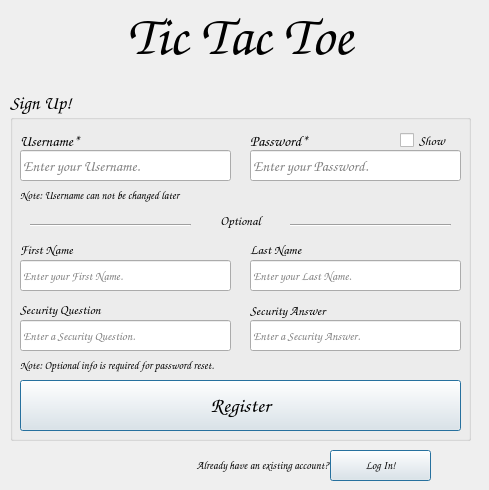
   <widget class="QWidget" name="page_2_signup">
    <widget class="QGroupBox" name="signupGroupBox">
     <property name="enabled">
      <bool>true</bool>
     </property>
     <property name="geometry">
      <rect>
       <x>10</x>
       <y>90</y>
       <width>461</width>
       <height>351</height>
      </rect>
     </property>
     <property name="font">
      <font>
       <family>Comic Sans MS</family>
       <pointsize>14</pointsize>
       <italic>false</italic>
       <bold>false</bold>
       <underline>false</underline>
       <strikeout>false</strikeout>
       <kerning>false</kerning>
      </font>
     </property>
     <property name="title">
      <string notr="true">Sign Up!</string>
     </property>
     <property name="checkable">
      <bool>false</bool>
     </property>
     <widget class="QLabel" name="signupUsernameLabel">
      <property name="enabled">
       <bool>true</bool>
      </property>
      <property name="geometry">
       <rect>
        <x>10</x>
        <y>40</y>
        <width>121</width>
        <height>21</height>
       </rect>
      </property>
      <property name="font">
       <font>
        <family>Comic Sans MS</family>
        <pointsize>11</pointsize>
        <italic>false</italic>
        <underline>false</underline>
        <strikeout>false</strikeout>
        <kerning>false</kerning>
        <fontweight>DemiBold</fontweight>
       </font>
      </property>
      <property name="text">
       <string>Username*</string>
      </property>
      <property name="alignment">
       <set>Qt::AlignLeading|Qt::AlignLeft|Qt::AlignVCenter</set>
      </property>
      <property name="wordWrap">
       <bool>false</bool>
      </property>
     </widget>
     <widget class="QLabel" name="signupPasswordLabel">
      <property name="enabled">
       <bool>true</bool>
      </property>
      <property name="geometry">
       <rect>
        <x>240</x>
        <y>40</y>
        <width>101</width>
        <height>21</height>
       </rect>
      </property>
      <property name="font">
       <font>
        <family>Comic Sans MS</family>
        <pointsize>11</pointsize>
        <italic>false</italic>
        <underline>false</underline>
        <strikeout>false</strikeout>
        <kerning>false</kerning>
        <fontweight>DemiBold</fontweight>
       </font>
      </property>
      <property name="text">
       <string>Password*</string>
      </property>
      <property name="alignment">
       <set>Qt::AlignLeading|Qt::AlignLeft|Qt::AlignVCenter</set>
      </property>
      <property name="wordWrap">
       <bool>false</bool>
      </property>
     </widget>
     <widget class="QLabel" name="signupLastNameLabel">
      <property name="enabled">
       <bool>true</bool>
      </property>
      <property name="geometry">
       <rect>
        <x>240</x>
        <y>149</y>
        <width>111</width>
        <height>21</height>
       </rect>
      </property>
      <property name="font">
       <font>
        <family>Comic Sans MS</family>
        <pointsize>10</pointsize>
        <italic>false</italic>
        <underline>false</underline>
        <strikeout>false</strikeout>
        <kerning>false</kerning>
        <fontweight>DemiBold</fontweight>
       </font>
      </property>
      <property name="text">
       <string>Last Name</string>
      </property>
      <property name="alignment">
       <set>Qt::AlignLeading|Qt::AlignLeft|Qt::AlignVCenter</set>
      </property>
      <property name="wordWrap">
       <bool>false</bool>
      </property>
     </widget>
     <widget class="QLabel" name="signupFirstNameLabel">
      <property name="enabled">
       <bool>true</bool>
      </property>
      <property name="geometry">
       <rect>
        <x>10</x>
        <y>149</y>
        <width>121</width>
        <height>21</height>
       </rect>
      </property>
      <property name="font">
       <font>
        <family>Comic Sans MS</family>
        <pointsize>10</pointsize>
        <italic>false</italic>
        <underline>false</underline>
        <strikeout>false</strikeout>
        <kerning>false</kerning>
        <fontweight>DemiBold</fontweight>
       </font>
      </property>
      <property name="text">
       <string>First Name</string>
      </property>
      <property name="alignment">
       <set>Qt::AlignLeading|Qt::AlignLeft|Qt::AlignVCenter</set>
      </property>
      <property name="wordWrap">
       <bool>false</bool>
      </property>
     </widget>
     <widget class="QLabel" name="securityQuestionLabel">
      <property name="enabled">
       <bool>true</bool>
      </property>
      <property name="geometry">
       <rect>
        <x>10</x>
        <y>209</y>
        <width>171</width>
        <height>21</height>
       </rect>
      </property>
      <property name="font">
       <font>
        <family>Comic Sans MS</family>
        <pointsize>10</pointsize>
        <italic>false</italic>
        <underline>false</underline>
        <strikeout>false</strikeout>
        <kerning>false</kerning>
        <fontweight>DemiBold</fontweight>
       </font>
      </property>
      <property name="text">
       <string>Security Question</string>
      </property>
      <property name="alignment">
       <set>Qt::AlignLeading|Qt::AlignLeft|Qt::AlignVCenter</set>
      </property>
      <property name="wordWrap">
       <bool>false</bool>
      </property>
     </widget>
     <widget class="QLabel" name="securityAnswerLabel">
      <property name="enabled">
       <bool>true</bool>
      </property>
      <property name="geometry">
       <rect>
        <x>240</x>
        <y>210</y>
        <width>171</width>
        <height>21</height>
       </rect>
      </property>
      <property name="font">
       <font>
        <family>Comic Sans MS</family>
        <pointsize>10</pointsize>
        <italic>false</italic>
        <underline>false</underline>
        <strikeout>false</strikeout>
        <kerning>false</kerning>
        <fontweight>DemiBold</fontweight>
       </font>
      </property>
      <property name="text">
       <string>Security Answer</string>
      </property>
      <property name="alignment">
       <set>Qt::AlignLeading|Qt::AlignLeft|Qt::AlignVCenter</set>
      </property>
      <property name="wordWrap">
       <bool>false</bool>
      </property>
     </widget>
     <widget class="Line" name="optionalPartFirstLine">
      <property name="geometry">
       <rect>
        <x>20</x>
        <y>120</y>
        <width>161</width>
        <height>31</height>
       </rect>
      </property>
      <property name="orientation">
       <enum>Qt::Horizontal</enum>
      </property>
     </widget>
     <widget class="QLabel" name="optionalLabel">
      <property name="enabled">
       <bool>true</bool>
      </property>
      <property name="geometry">
       <rect>
        <x>190</x>
        <y>120</y>
        <width>81</width>
        <height>21</height>
       </rect>
      </property>
      <property name="font">
       <font>
        <family>Comic Sans MS</family>
        <pointsize>10</pointsize>
        <italic>true</italic>
        <underline>false</underline>
        <strikeout>false</strikeout>
        <kerning>false</kerning>
        <fontweight>Medium</fontweight>
       </font>
      </property>
      <property name="text">
       <string>Optional</string>
      </property>
      <property name="alignment">
       <set>Qt::AlignCenter</set>
      </property>
      <property name="wordWrap">
       <bool>false</bool>
      </property>
     </widget>
     <widget class="Line" name="optionalPartSecondLine">
      <property name="geometry">
       <rect>
        <x>280</x>
        <y>120</y>
        <width>161</width>
        <height>31</height>
       </rect>
      </property>
      <property name="orientation">
       <enum>Qt::Horizontal</enum>
      </property>
     </widget>
     <widget class="QLabel" name="secondNoteLabel">
      <property name="enabled">
       <bool>true</bool>
      </property>
      <property name="geometry">
       <rect>
        <x>10</x>
        <y>260</y>
        <width>431</width>
        <height>31</height>
       </rect>
      </property>
      <property name="font">
       <font>
        <family>Comic Sans MS</family>
        <pointsize>8</pointsize>
        <italic>true</italic>
        <bold>false</bold>
        <underline>false</underline>
        <strikeout>false</strikeout>
        <kerning>false</kerning>
       </font>
      </property>
      <property name="text">
       <string>Note: Optional info is required for password reset.</string>
      </property>
      <property name="alignment">
       <set>Qt::AlignLeading|Qt::AlignLeft|Qt::AlignVCenter</set>
      </property>
     </widget>
     <widget class="QLabel" name="firstNoteLabel">
      <property name="enabled">
       <bool>true</bool>
      </property>
      <property name="geometry">
       <rect>
        <x>10</x>
        <y>90</y>
        <width>431</width>
        <height>31</height>
       </rect>
      </property>
      <property name="font">
       <font>
        <family>Comic Sans MS</family>
        <pointsize>8</pointsize>
        <italic>true</italic>
        <bold>false</bold>
        <underline>false</underline>
        <strikeout>false</strikeout>
        <kerning>false</kerning>
       </font>
      </property>
      <property name="text">
       <string>Note: Username can not be changed later</string>
      </property>
      <property name="alignment">
       <set>Qt::AlignLeading|Qt::AlignLeft|Qt::AlignVCenter</set>
      </property>
     </widget>
     <widget class="QLineEdit" name="signupUsernameLineEdit">
      <property name="enabled">
       <bool>true</bool>
      </property>
      <property name="geometry">
       <rect>
        <x>10</x>
        <y>60</y>
        <width>211</width>
        <height>31</height>
       </rect>
      </property>
      <property name="font">
       <font>
        <family>Comic Sans MS</family>
        <pointsize>11</pointsize>
        <italic>false</italic>
        <bold>false</bold>
        <underline>false</underline>
        <strikeout>false</strikeout>
        <kerning>false</kerning>
       </font>
      </property>
      <property name="focusPolicy">
       <enum>Qt::StrongFocus</enum>
      </property>
      <property name="text">
       <string/>
      </property>
      <property name="maxLength">
       <number>32</number>
      </property>
      <property name="frame">
       <bool>true</bool>
      </property>
      <property name="echoMode">
       <enum>QLineEdit::Normal</enum>
      </property>
      <property name="alignment">
       <set>Qt::AlignLeading|Qt::AlignLeft|Qt::AlignVCenter</set>
      </property>
      <property name="placeholderText">
       <string>Enter your Username.</string>
      </property>
      <property name="clearButtonEnabled">
       <bool>true</bool>
      </property>
     </widget>
     <widget class="QLineEdit" name="signupPasswordLineEdit">
      <property name="enabled">
       <bool>true</bool>
      </property>
      <property name="geometry">
       <rect>
        <x>240</x>
        <y>60</y>
        <width>211</width>
        <height>31</height>
       </rect>
      </property>
      <property name="font">
       <font>
        <family>Comic Sans MS</family>
        <pointsize>11</pointsize>
        <italic>false</italic>
        <bold>false</bold>
        <underline>false</underline>
        <strikeout>false</strikeout>
        <kerning>false</kerning>
       </font>
      </property>
      <property name="focusPolicy">
       <enum>Qt::StrongFocus</enum>
      </property>
      <property name="text">
       <string/>
      </property>
      <property name="maxLength">
       <number>32</number>
      </property>
      <property name="echoMode">
       <enum>QLineEdit::Password</enum>
      </property>
      <property name="alignment">
       <set>Qt::AlignLeading|Qt::AlignLeft|Qt::AlignVCenter</set>
      </property>
      <property name="placeholderText">
       <string>Enter your Password.</string>
      </property>
      <property name="clearButtonEnabled">
       <bool>true</bool>
      </property>
     </widget>
     <widget class="QCheckBox" name="showSignupPasswordCheckBox">
      <property name="geometry">
       <rect>
        <x>390</x>
        <y>40</y>
        <width>61</width>
        <height>20</height>
       </rect>
      </property>
      <property name="font">
       <font>
        <family>Comic Sans MS</family>
        <pointsize>10</pointsize>
        <italic>false</italic>
        <bold>false</bold>
        <underline>false</underline>
        <strikeout>false</strikeout>
        <kerning>false</kerning>
       </font>
      </property>
      <property name="text">
       <string>Show</string>
      </property>
     </widget>
     <widget class="QLineEdit" name="signupFirstNameLineEdit">
      <property name="enabled">
       <bool>true</bool>
      </property>
      <property name="geometry">
       <rect>
        <x>10</x>
        <y>170</y>
        <width>211</width>
        <height>31</height>
       </rect>
      </property>
      <property name="font">
       <font>
        <family>Comic Sans MS</family>
        <pointsize>9</pointsize>
        <italic>false</italic>
        <bold>false</bold>
        <underline>false</underline>
        <strikeout>false</strikeout>
        <kerning>false</kerning>
       </font>
      </property>
      <property name="focusPolicy">
       <enum>Qt::StrongFocus</enum>
      </property>
      <property name="text">
       <string/>
      </property>
      <property name="maxLength">
       <number>32</number>
      </property>
      <property name="frame">
       <bool>true</bool>
      </property>
      <property name="echoMode">
       <enum>QLineEdit::Normal</enum>
      </property>
      <property name="alignment">
       <set>Qt::AlignLeading|Qt::AlignLeft|Qt::AlignVCenter</set>
      </property>
      <property name="placeholderText">
       <string>Enter your First Name.</string>
      </property>
      <property name="clearButtonEnabled">
       <bool>true</bool>
      </property>
     </widget>
     <widget class="QLineEdit" name="signupLastNameLineEdit">
      <property name="enabled">
       <bool>true</bool>
      </property>
      <property name="geometry">
       <rect>
        <x>240</x>
        <y>170</y>
        <width>211</width>
        <height>31</height>
       </rect>
      </property>
      <property name="font">
       <font>
        <family>Comic Sans MS</family>
        <pointsize>9</pointsize>
        <italic>false</italic>
        <bold>false</bold>
        <underline>false</underline>
        <strikeout>false</strikeout>
        <kerning>false</kerning>
       </font>
      </property>
      <property name="focusPolicy">
       <enum>Qt::StrongFocus</enum>
      </property>
      <property name="text">
       <string/>
      </property>
      <property name="maxLength">
       <number>32</number>
      </property>
      <property name="echoMode">
       <enum>QLineEdit::Normal</enum>
      </property>
      <property name="alignment">
       <set>Qt::AlignLeading|Qt::AlignLeft|Qt::AlignVCenter</set>
      </property>
      <property name="placeholderText">
       <string>Enter your Last Name.</string>
      </property>
      <property name="clearButtonEnabled">
       <bool>true</bool>
      </property>
     </widget>
     <widget class="QLineEdit" name="securityQuestionLineEdit">
      <property name="enabled">
       <bool>true</bool>
      </property>
      <property name="geometry">
       <rect>
        <x>10</x>
        <y>230</y>
        <width>211</width>
        <height>31</height>
       </rect>
      </property>
      <property name="font">
       <font>
        <family>Comic Sans MS</family>
        <pointsize>9</pointsize>
        <italic>false</italic>
        <bold>false</bold>
        <underline>false</underline>
        <strikeout>false</strikeout>
        <kerning>false</kerning>
       </font>
      </property>
      <property name="focusPolicy">
       <enum>Qt::StrongFocus</enum>
      </property>
      <property name="text">
       <string/>
      </property>
      <property name="maxLength">
       <number>32</number>
      </property>
      <property name="frame">
       <bool>true</bool>
      </property>
      <property name="echoMode">
       <enum>QLineEdit::Normal</enum>
      </property>
      <property name="alignment">
       <set>Qt::AlignLeading|Qt::AlignLeft|Qt::AlignVCenter</set>
      </property>
      <property name="placeholderText">
       <string>Enter a Security Question.</string>
      </property>
      <property name="clearButtonEnabled">
       <bool>true</bool>
      </property>
     </widget>
     <widget class="QLineEdit" name="securityAnswerLineEdit">
      <property name="enabled">
       <bool>true</bool>
      </property>
      <property name="geometry">
       <rect>
        <x>240</x>
        <y>230</y>
        <width>211</width>
        <height>31</height>
       </rect>
      </property>
      <property name="font">
       <font>
        <family>Comic Sans MS</family>
        <pointsize>9</pointsize>
        <italic>false</italic>
        <bold>false</bold>
        <underline>false</underline>
        <strikeout>false</strikeout>
        <kerning>false</kerning>
       </font>
      </property>
      <property name="focusPolicy">
       <enum>Qt::StrongFocus</enum>
      </property>
      <property name="text">
       <string/>
      </property>
      <property name="maxLength">
       <number>32</number>
      </property>
      <property name="frame">
       <bool>true</bool>
      </property>
      <property name="echoMode">
       <enum>QLineEdit::Normal</enum>
      </property>
      <property name="alignment">
       <set>Qt::AlignLeading|Qt::AlignLeft|Qt::AlignVCenter</set>
      </property>
      <property name="placeholderText">
       <string>Enter a Security Answer.</string>
      </property>
      <property name="clearButtonEnabled">
       <bool>true</bool>
      </property>
     </widget>
     <widget class="QPushButton" name="registerButton">
      <property name="enabled">
       <bool>true</bool>
      </property>
      <property name="geometry">
       <rect>
        <x>10</x>
        <y>290</y>
        <width>441</width>
        <height>51</height>
       </rect>
      </property>
      <property name="sizePolicy">
       <sizepolicy hsizetype="Ignored" vsizetype="Ignored">
        <horstretch>0</horstretch>
        <verstretch>0</verstretch>
       </sizepolicy>
      </property>
      <property name="font">
       <font>
        <family>Comic Sans MS</family>
        <pointsize>16</pointsize>
        <italic>false</italic>
        <bold>true</bold>
        <underline>false</underline>
        <strikeout>false</strikeout>
        <kerning>false</kerning>
       </font>
      </property>
      <property name="cursor">
       <cursorShape>PointingHandCursor</cursorShape>
      </property>
      <property name="mouseTracking">
       <bool>true</bool>
      </property>
      <property name="focusPolicy">
       <enum>Qt::StrongFocus</enum>
      </property>
      <property name="text">
       <string>Register</string>
      </property>
      <property name="autoDefault">
       <bool>true</bool>
      </property>
      <property name="default">
       <bool>true</bool>
      </property>
     </widget>
    </widget>
    <widget class="QLabel" name="existingAccountLabel">
     <property name="enabled">
      <bool>true</bool>
     </property>
     <property name="geometry">
      <rect>
       <x>110</x>
       <y>450</y>
       <width>221</width>
       <height>31</height>
      </rect>
     </property>
     <property name="font">
      <font>
       <family>Comic Sans MS</family>
       <pointsize>8</pointsize>
       <italic>true</italic>
       <bold>false</bold>
       <underline>false</underline>
       <strikeout>false</strikeout>
       <kerning>false</kerning>
      </font>
     </property>
     <property name="text">
      <string>Already have an existing account? </string>
     </property>
     <property name="alignment">
      <set>Qt::AlignRight|Qt::AlignTrailing|Qt::AlignVCenter</set>
     </property>
    </widget>
    <widget class="QLabel" name="gameNameLabelPage_5">
     <property name="geometry">
      <rect>
       <x>0</x>
       <y>0</y>
       <width>480</width>
       <height>71</height>
      </rect>
     </property>
     <property name="font">
      <font>
       <family>Comic Sans MS</family>
       <pointsize>42</pointsize>
       <italic>true</italic>
       <bold>true</bold>
       <underline>false</underline>
       <strikeout>false</strikeout>
       <kerning>false</kerning>
      </font>
     </property>
     <property name="text">
      <string>Tic Tac Toe</string>
     </property>
     <property name="scaledContents">
      <bool>false</bool>
     </property>
     <property name="alignment">
      <set>Qt::AlignCenter</set>
     </property>
    </widget>
    <widget class="QPushButton" name="loginButtonSignupPage">
     <property name="enabled">
      <bool>true</bool>
     </property>
     <property name="geometry">
      <rect>
       <x>330</x>
       <y>450</y>
       <width>101</width>
       <height>31</height>
      </rect>
     </property>
     <property name="font">
      <font>
       <family>Comic Sans MS</family>
       <pointsize>8</pointsize>
       <italic>true</italic>
       <bold>false</bold>
       <underline>false</underline>
       <strikeout>false</strikeout>
       <kerning>false</kerning>
      </font>
     </property>
     <property name="cursor">
      <cursorShape>PointingHandCursor</cursorShape>
     </property>
     <property name="focusPolicy">
      <enum>Qt::StrongFocus</enum>
     </property>
     <property name="text">
      <string>Log In!</string>
     </property>
     <property name="autoDefault">
      <bool>true</bool>
     </property>
     <property name="default">
      <bool>true</bool>
     </property>
     <property name="flat">
      <bool>false</bool>
     </property>
    </widget>
   </widget>
